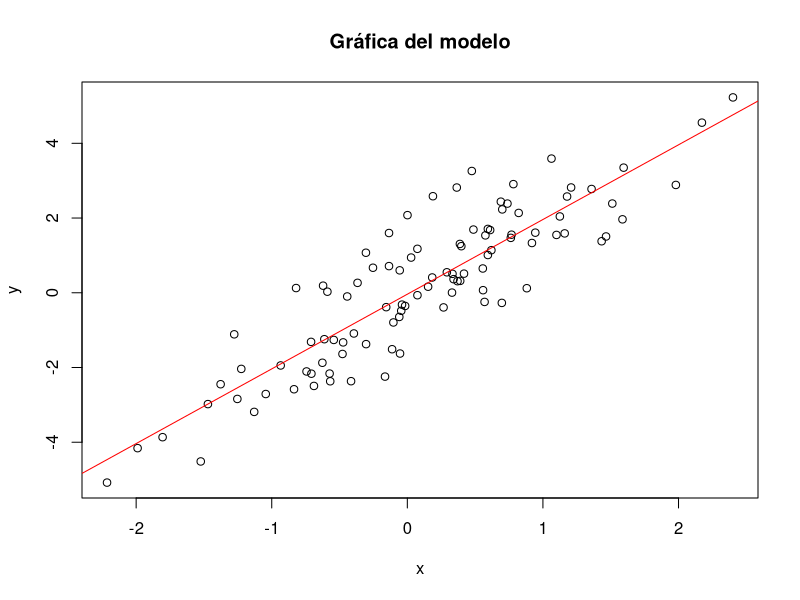
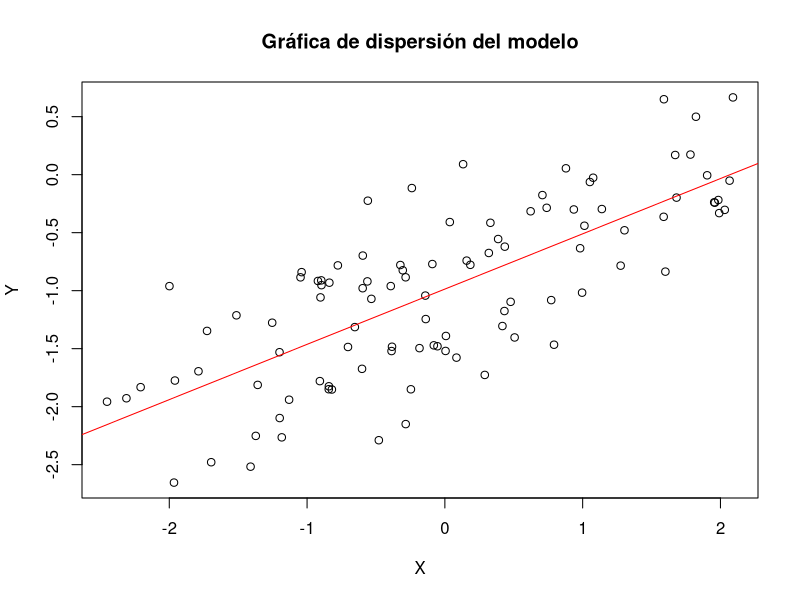

The R script that drew these images, in order: (Note: this script raises an error after producing the figures.)
##HOJA 3##

#EJERCICIO 1

set.seed(1)
x=rnorm (100)
y=2*x+rnorm (100)

#a)

##Corrección de Rosa
X <- cbind(rep(1,length(x)), x)
betahat <- solve(t(x)%*%x)%*%t(x)%*%y
betahat
model <- lm(y~x)
summary(model)$coef
##
b1hat <- cov(x,y)/var(x)
b0hat <- mean(y)-b1hat*mean(x)
model <- lm(y~x)
summary(model)$coef[,1]

#b)
plot(x,y, main="Gráfica del modelo")
abline(model, col="red")

#c)
model1 <- lm(y~x+0)
summary(model1)$coef
#El modelo model3 no es estadísticamente significativo pues el p-valor es mayor que 0.05.
#Como el error estimado del model1 es ligeramente menor que en model, el modelo obtenido es una aproximación ligeramente mejor. 
#Al ser el t-valor un poco más grande en el nuevo modelo, tenemos que la región de aceptación de la hipótesis nula es un poco mayor que en el modelo original.
#Como el p-valor obtenido sigue siendo inferior a alpha=0.05, tenemos que es significativo.
#Por tanto, el modelo model1 es ligeramente mejor que model.

#d)
model2 <- lm(x~y)
summary(model2)$coef[,1]
model3 <- lm(x~y+0)
summary(model3)$coef
#Vamos a tener la misma conclusión que en el apartado c)
##Como el error estimado del model3 es ligeramente menor que en model2, el modelo obtenido es una aproximación ligeramente mejor. 
#Al ser el t-valor un poco más grande en el nuevo modelo, tenemos que la región de aceptación de la hipótesis nula es un poco mayor que en el modelo original.
#Como el p-valor obtenido sigue siendo inferior a alpha=0.05, tenemos que es significativo.
#Por tanto, el modelo model3 es ligeramente mejor que model2.

#e)
#Vamos a obtener el mismo resultado en ambos casos (apartados c) y d))

#f)
#Al hacer b1=0, el modelo únicamente depende de b0, por lo que nos quedamos sin modelo.
model4 <- lm(y~1)
summary(model4)$coef
model5 <- lm(x~1)
summary(model5)$coef


#EJERCICIO 2

#a)
set.seed(2)
X <- rnorm(100, 0, 1)
  
#b)
eps <- rnorm(100, 0, 0.5)

#c)
Y <- -1+0.5*X+eps
length(Y)

model <- lm(Y~X)
summary(model)$coef[,1]

#d)
plot(X,Y, main="Gráfica de dispersión del modelo")

#e)
b1_hat <- sum((X-mean(X))*(Y-mean(Y)))/(sum((X-mean(X))**2))
b0_hat <- mean(Y)-b1_hat*mean(X)
#El modelo obtenido por mínimos cuadrados es una buena aproximación del modelo original, pues b0=b0_hat y b1=b1_hat

#f)
abline(model, col="red")
legend()

#g)
